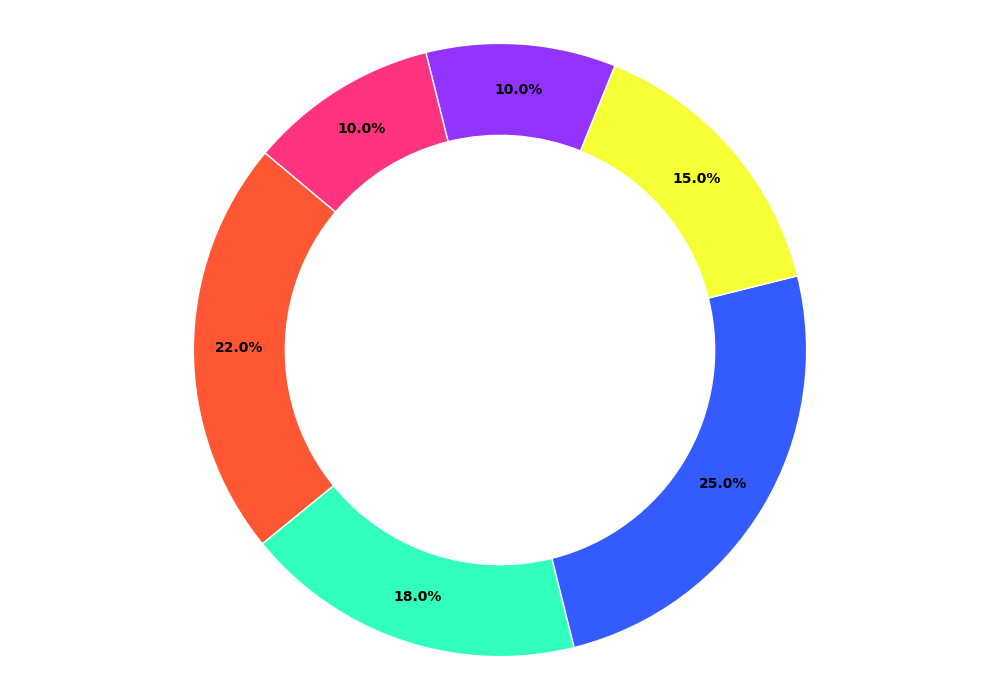

Write Python code to recreate this figure.
import matplotlib.pyplot as plt

user_percentages = [22, 18, 25, 15, 10, 10]

# New set of colors
colors = ['#FF5733', '#33FFBD', '#335BFF', '#F5FF33', '#9333FF', '#FF3380']

plt.figure(figsize=(10, 7))
wedges, _, autotexts = plt.pie(
    user_percentages, 
    colors=colors, 
    startangle=140, 
    wedgeprops=dict(width=0.3, edgecolor='w'),
    autopct='%1.1f%%', 
    pctdistance=0.85
)

center_circle = plt.Circle((0, 0), 0.70, fc='white')
fig = plt.gcf()
fig.gca().add_artist(center_circle)

for autotext in autotexts:
    autotext.set_color('black')
    autotext.set_fontweight('bold')

plt.axis('equal')
plt.tight_layout()
plt.show()
